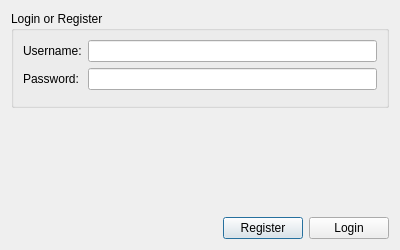
<?xml version="1.0" encoding="UTF-8"?>
<ui version="4.0">
 <class>LoginDialog</class>
 <widget class="QDialog" name="LoginDialog">
  <property name="geometry">
   <rect>
    <x>0</x>
    <y>0</y>
    <width>400</width>
    <height>250</height>
   </rect>
  </property>
  <property name="windowTitle">
   <string>User Authentication</string>
  </property>
  <layout class="QVBoxLayout" name="verticalLayout">
   <item>
    <widget class="QGroupBox" name="groupBox">
     <property name="title">
      <string>Login or Register</string>
     </property>
     <layout class="QFormLayout" name="formLayout">
      <item row="0" column="0">
       <widget class="QLabel" name="label">
        <property name="text">
         <string>Username:</string>
        </property>
       </widget>
      </item>
      <item row="0" column="1">
       <widget class="QLineEdit" name="usernameLineEdit"/>
      </item>
      <item row="1" column="0">
       <widget class="QLabel" name="label_2">
        <property name="text">
         <string>Password:</string>
        </property>
       </widget>
      </item>
      <item row="1" column="1">
       <widget class="QLineEdit" name="passwordLineEdit">
        <property name="echoMode">
         <enum>QLineEdit::Password</enum>
        </property>
       </widget>
      </item>
     </layout>
    </widget>
   </item>
   <item>
    <widget class="QLabel" name="statusLabel">
     <property name="text">
      <string/>
     </property>
    </widget>
   </item>
   <item>
    <layout class="QHBoxLayout" name="horizontalLayout">
     <item>
      <spacer name="horizontalSpacer">
       <property name="orientation">
        <enum>Qt::Horizontal</enum>
       </property>
       <property name="sizeHint" stdset="0">
        <size>
         <width>40</width>
         <height>20</height>
        </size>
       </property>
      </spacer>
     </item>
     <item>
      <widget class="QPushButton" name="registerButton">
       <property name="text">
        <string>Register</string>
       </property>
      </widget>
     </item>
     <item>
      <widget class="QPushButton" name="loginButton">
       <property name="text">
        <string>Login</string>
       </property>
      </widget>
     </item>
    </layout>
   </item>
  </layout>
 </widget>
 <resources/>
 <connections/>
</ui>
